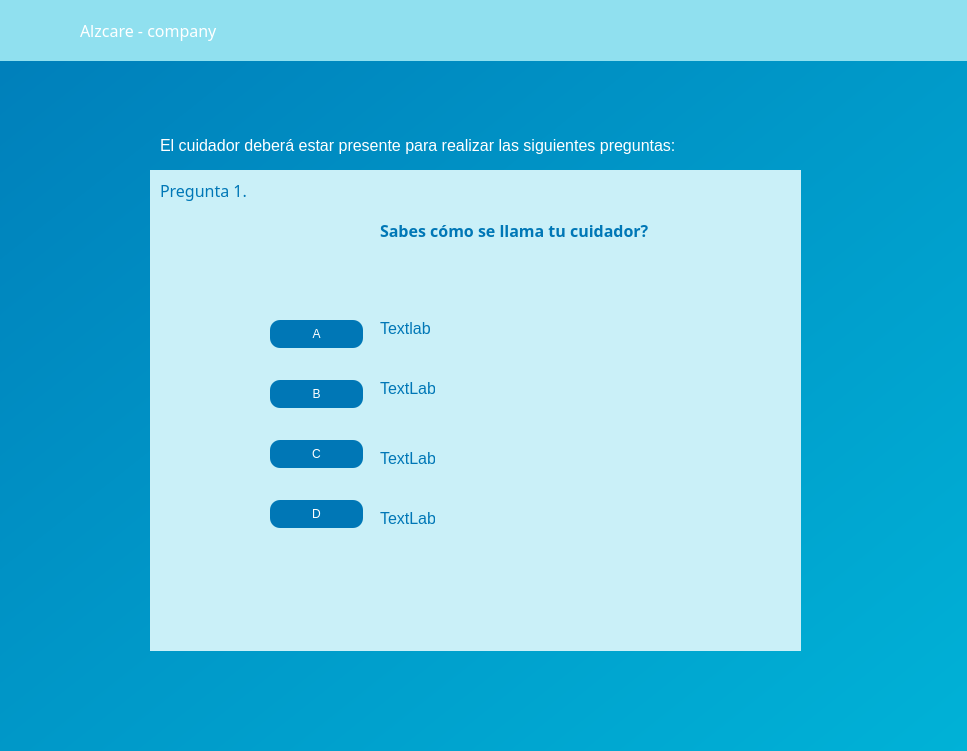
<?xml version="1.0" encoding="UTF-8"?>
<ui version="4.0">
 <class>Form</class>
 <widget class="QWidget" name="Form">
  <property name="geometry">
   <rect>
    <x>0</x>
    <y>0</y>
    <width>967</width>
    <height>751</height>
   </rect>
  </property>
  <property name="windowTitle">
   <string>Form</string>
  </property>
  <widget class="QWidget" name="widget" native="true">
   <property name="geometry">
    <rect>
     <x>-90</x>
     <y>-110</y>
     <width>1101</width>
     <height>881</height>
    </rect>
   </property>
   <property name="styleSheet">
    <string notr="true">QWidget {
    background: qlineargradient(x1:0, y1:0, x2:1, y2:1, stop:0 #0077b6, stop:0.5 #0096c7, stop:1 #00b4d8);
}

QLabel {
    background-color: transparent;  /* Fondo transparente para QLabel */
    color: white;  /* Color del texto del QLabel */
    font-size: 16px;  /* Tamaño de fuente del QLabel */
}

QLineEdit {
    background-color: white;  /* Fondo sólido blanco para QLineEdit */
    border: 2px solid #00b4d8;
    border-radius: 10px;
    padding: 10px;
    font-size: 16px;
    color: black;
}

QLineEdit:focus {
    border: 2px solid #0077b6; /* Color del borde al enfocar */
    outline: none;
}


QPushButton{
	border-radius: 10px;
	color: white;
	background-color: rgb(0, 119, 182)
}</string>
   </property>
   <widget class="QLabel" name="label_5">
    <property name="geometry">
     <rect>
      <x>610</x>
      <y>330</y>
      <width>61</width>
      <height>51</height>
     </rect>
    </property>
    <property name="text">
     <string/>
    </property>
    <property name="pixmap">
     <pixmap resource="recursos_interfazseguimiento5.qrc">:/prefijoNuevo/Alzcare.png</pixmap>
    </property>
   </widget>
   <widget class="QWidget" name="widget_2" native="true">
    <property name="geometry">
     <rect>
      <x>10</x>
      <y>110</y>
      <width>1191</width>
      <height>61</height>
     </rect>
    </property>
    <property name="styleSheet">
     <string notr="true">QWidget{
	background-color: rgb(144, 224, 239);
}</string>
    </property>
    <widget class="QLabel" name="label_2">
     <property name="geometry">
      <rect>
       <x>160</x>
       <y>20</y>
       <width>151</width>
       <height>21</height>
      </rect>
     </property>
     <property name="font">
      <font>
       <family>Montserrat</family>
       <pointsize>-1</pointsize>
       <weight>50</weight>
       <bold>false</bold>
      </font>
     </property>
     <property name="text">
      <string>Alzcare - company</string>
     </property>
    </widget>
    <widget class="QLabel" name="label">
     <property name="geometry">
      <rect>
       <x>100</x>
       <y>10</y>
       <width>41</width>
       <height>41</height>
      </rect>
     </property>
     <property name="text">
      <string/>
     </property>
     <property name="pixmap">
      <pixmap resource="recursos_interfazseguimiento5.qrc">:/prefijoNuevo/Alzcare.png</pixmap>
     </property>
     <property name="scaledContents">
      <bool>true</bool>
     </property>
    </widget>
    <widget class="QPushButton" name="pushButton_regresar">
     <property name="geometry">
      <rect>
       <x>960</x>
       <y>20</y>
       <width>81</width>
       <height>31</height>
      </rect>
     </property>
     <property name="text">
      <string/>
     </property>
     <property name="icon">
      <iconset resource="recursos_interfazseguimiento5.qrc">
       <normaloff>:/prefijoNuevo/regresar.png</normaloff>:/prefijoNuevo/regresar.png</iconset>
     </property>
     <property name="iconSize">
      <size>
       <width>40</width>
       <height>240</height>
      </size>
     </property>
    </widget>
   </widget>
   <widget class="QWidget" name="widget_3" native="true">
    <property name="geometry">
     <rect>
      <x>240</x>
      <y>280</y>
      <width>651</width>
      <height>481</height>
     </rect>
    </property>
    <property name="styleSheet">
     <string notr="true">QWidget{
	background-color: rgb(202, 240, 248);
}
QLabel{
	color: rgb(0, 119, 182);}

QPushButton{
	background-color: rgb(0, 119, 182);
	color: white;
}</string>
    </property>
    <widget class="QLabel" name="label_3">
     <property name="geometry">
      <rect>
       <x>10</x>
       <y>0</y>
       <width>351</width>
       <height>41</height>
      </rect>
     </property>
     <property name="font">
      <font>
       <family>Montserrat</family>
       <pointsize>-1</pointsize>
       <weight>50</weight>
       <bold>false</bold>
      </font>
     </property>
     <property name="text">
      <string>&lt;html&gt;&lt;head/&gt;&lt;body&gt;&lt;p&gt;Pregunta 1.&lt;/p&gt;&lt;/body&gt;&lt;/html&gt;</string>
     </property>
    </widget>
    <widget class="QLabel" name="label_7">
     <property name="geometry">
      <rect>
       <x>230</x>
       <y>40</y>
       <width>351</width>
       <height>41</height>
      </rect>
     </property>
     <property name="font">
      <font>
       <family>Montserrat</family>
       <pointsize>-1</pointsize>
       <weight>75</weight>
       <bold>true</bold>
      </font>
     </property>
     <property name="text">
      <string>&lt;html&gt;&lt;head/&gt;&lt;body&gt;&lt;p&gt;Sabes cómo se llama tu cuidador?&lt;/p&gt;&lt;/body&gt;&lt;/html&gt;</string>
     </property>
    </widget>
    <widget class="QPushButton" name="pushButton">
     <property name="geometry">
      <rect>
       <x>120</x>
       <y>150</y>
       <width>93</width>
       <height>28</height>
      </rect>
     </property>
     <property name="text">
      <string>A</string>
     </property>
    </widget>
    <widget class="QPushButton" name="pushButton_B">
     <property name="geometry">
      <rect>
       <x>120</x>
       <y>210</y>
       <width>93</width>
       <height>28</height>
      </rect>
     </property>
     <property name="text">
      <string>B</string>
     </property>
    </widget>
    <widget class="QPushButton" name="pushButton_C">
     <property name="geometry">
      <rect>
       <x>120</x>
       <y>270</y>
       <width>93</width>
       <height>28</height>
      </rect>
     </property>
     <property name="text">
      <string>C</string>
     </property>
    </widget>
    <widget class="QPushButton" name="pushButton_D">
     <property name="geometry">
      <rect>
       <x>120</x>
       <y>330</y>
       <width>93</width>
       <height>28</height>
      </rect>
     </property>
     <property name="text">
      <string>D</string>
     </property>
    </widget>
    <widget class="QLabel" name="label_A">
     <property name="geometry">
      <rect>
       <x>230</x>
       <y>150</y>
       <width>55</width>
       <height>16</height>
      </rect>
     </property>
     <property name="text">
      <string>Textlab</string>
     </property>
    </widget>
    <widget class="QLabel" name="label_B">
     <property name="geometry">
      <rect>
       <x>230</x>
       <y>210</y>
       <width>55</width>
       <height>16</height>
      </rect>
     </property>
     <property name="text">
      <string>TextLabel</string>
     </property>
    </widget>
    <widget class="QLabel" name="label_C">
     <property name="geometry">
      <rect>
       <x>230</x>
       <y>280</y>
       <width>55</width>
       <height>16</height>
      </rect>
     </property>
     <property name="text">
      <string>TextLabel</string>
     </property>
    </widget>
    <widget class="QLabel" name="label_D">
     <property name="geometry">
      <rect>
       <x>230</x>
       <y>340</y>
       <width>55</width>
       <height>16</height>
      </rect>
     </property>
     <property name="text">
      <string>TextLabel</string>
     </property>
    </widget>
    <widget class="QLabel" name="label_4">
     <property name="geometry">
      <rect>
       <x>390</x>
       <y>170</y>
       <width>151</width>
       <height>151</height>
      </rect>
     </property>
     <property name="text">
      <string/>
     </property>
     <property name="pixmap">
      <pixmap resource="recursos_interfazseguimiento5.qrc">:/prefijoNuevo/cuidador_int5.png</pixmap>
     </property>
     <property name="scaledContents">
      <bool>true</bool>
     </property>
    </widget>
   </widget>
   <widget class="QLabel" name="label_6">
    <property name="geometry">
     <rect>
      <x>250</x>
      <y>240</y>
      <width>531</width>
      <height>31</height>
     </rect>
    </property>
    <property name="text">
     <string>El cuidador deberá estar presente para realizar las siguientes preguntas:</string>
    </property>
   </widget>
  </widget>
 </widget>
 <resources>
  <include location="recursos_interfazseguimiento5.qrc"/>
 </resources>
 <connections/>
</ui>
